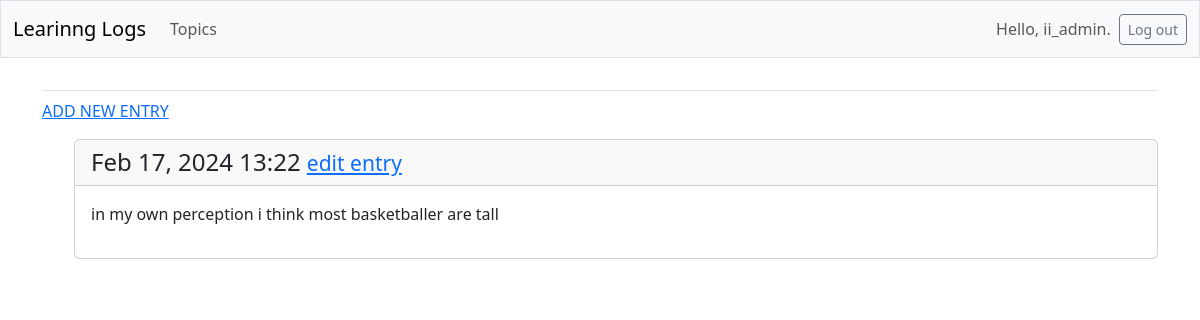
Page /topics/4/ (signed in) on the committed database.
### learning_logs/models.py (models this page shows, shortened)
class Entry(models.Model):
    topic = models.ForeignKey(Topic, on_delete=models.CASCADE)
    text = models.TextField()
    date = models.DateTimeField(auto_now_add=True)
    class Meta:
        verbose_name_plural = "entries"

### learning_logs/views.py (the view)
# urls.py: path("topics/<int:topic_id>/", views.topic, name="topic"),
@login_required
def topic(request, topic_id):
    topic = Topic.objects.get(id=topic_id)
    entries = topic.entry_set.order_by("-date")
    context = {"topic": topic, "entries": entries}
    return render(request, "learning_logs/topic.html", context)
    if topic.owner != request.user:
        raise Http404

### learning_logs/templates/learning_logs/topic.html (shortened to what this page needs)
{% extends 'learning_logs/base.html' %}
{% block content %}
  <p>
    <a href="{% url 'learning_logs:new_entry' topic.id %}">ADD NEW ENTRY</a>
  </p>
  <ul>
    {% for entry in entries %}
    <div class="card mb-3">
     <h4 class="card-header">
      {{ entry.date|date:'M d, Y H:i' }}
     <small><a href="{% url 'learning_logs:edit_entry' entry.id %}">
      edit entry</a></small>
      </h4>
      <div class="card-body">{{ entry.text|linebreaks }}</div>
      </div>
    {% empty %}
     <p>There are no entries for this topic yet.</p>
      {% endfor %}
{% endblock content %}

### learning_logs/templates/learning_logs/base.html (shortened to what this page needs)
<!DOCTYPE html>
<html lang="en">
  <head>
    {% load django_bootstrap5 %}
    {% bootstrap_css %}
  </head>
  <body>
    <nav class="navbar navbar-expand-md navbar-light bg-light mb-4 border">
      <div class="container-fluid">
        <a class="navbar-brand" href="{% url 'learning_logs:index' %}">Learinng Logs</a>
      <div class="collapse navbar-collapse" id="navbarCollapse">
        <ul class="navbar-nav me-auto mb-2 mb-md-0">
          <li class="nav-item">
            <a class="nav-link" href="{% url 'learning_logs:topics' %}">Topics</a>
          </li>
        </ul>
        <ul class="navbar-nav ms-auto mb-2 mb-md-0">
          {% if user.is_authenticated %}
            <li class="nav-item">
                <span class="navbar-text me-2">Hello, {{ user.username }}.</span>
            </li>
            {% endif %}
        </ul>
        {% if user.is_authenticated %}
          <form action="{% url 'accounts:logout' %}" method="post">
            <button name="submit" class="btn btn-outline-secondary btn-sm">Log out</button>
          </form>
        {% endif %}
      </div>
      </div>
    </nav>
    <main class="container">
      <div class="pb-2 mb-2 border-bottom">
      </div>
      <div>
    {% block content %}{% endblock content %}
      </div>
    </main>
  </body>
</html>

### rows in the picture
Entry: date "Feb 17, 2024 13:22", text "in my own perception i think most basketballer are tall"

### other values in the picture
{{ user.username }} "ii_admin"
